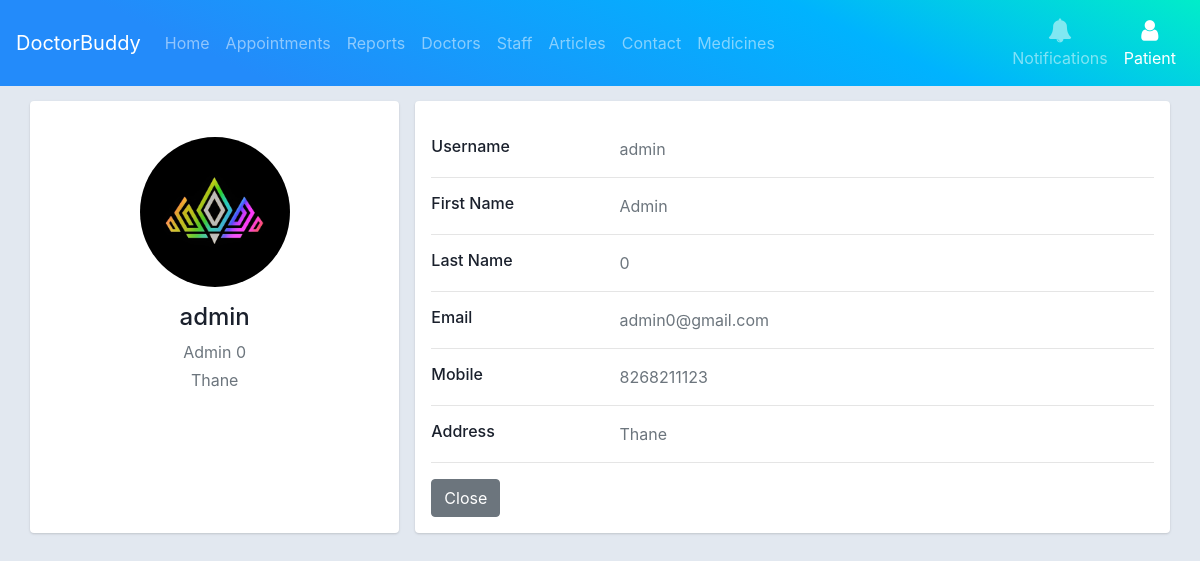
The page /user-profile/1/ (signed in) on the database its author committed.
### mainapp/models.py (models this page shows, shortened)
class User(AbstractUser):
    user_mobile = models.IntegerField(null=True)
    user_address = models.TextField(verbose_name='Address', blank=True, null=True)
    user_image = models.ImageField(blank=True, null=True, upload_to='profileimages/', )
    is_hospital_staff = models.BooleanField(verbose_name="Hospital Staff", default=False, )
    is_patient = models.BooleanField(verbose_name="Patient", default=False, )
    is_doctor = models.BooleanField(verbose_name="Doctor", default=False, )
    objects = UserManager()
    class Meta:
        verbose_name_plural = '1. Users'

### mainapp/views.py (the view)
# urls.py: path('user-profile/<int:pid1>/', views.user_profile, name='user_profile'),
@login_required(login_url='login')
def user_profile(request, pid1):
    objnotify = allnotification(request)
    user = User.objects.get(id=pid1)
    context = {'user': user, 'objnotify': objnotify}
    return render(request, 'user_profile.html', context)

### templates/user_profile.html (shortened to what this page needs)
{% extends "base.html" %}
{%block maincontent%}
<div class="container-fluid">
    <div class="main-body">
        <div class="row gutters-sm">
            <div class="col-md-4 mb-3">
                <div class="card" style="height: 100%;">
                    <div class="card-body" style="margin-top: 20px;">
                        <div class="d-flex flex-column align-items-center text-center">
                            <img src="{% if user.user_image %}{{user.user_image.url}}{% endif %}" alt="Admin" class="rounded-circle" width="150">
                            <div class="mt-3">
                                <h4>{{user.username}}</h4>
                                <p class="text-secondary mb-1">{{user.first_name}} {{user.last_name}}</p>
                                <p class="text-muted font-size-sm">{{user.user_address}}</p>
                            </div>
                        </div>
                    </div>
                </div>
            </div>
            <div class="col-md-8">
                <div class="card mb-3">
                    <div class="card-body" style="margin-top: 20px;">
                    	<div class="row">
                            <div class="col-sm-3">
                                <h6 class="mb-0">Username</h6>
                            </div>
                            <div class="col-sm-9 text-secondary">
                                {{user.username}}
                            </div>
                        </div>
                        <hr>
                        <div class="row">
                            <div class="col-sm-3">
                                <h6 class="mb-0">First Name</h6>
                            </div>
                            <div class="col-sm-9 text-secondary">
                                {{user.first_name}}
                            </div>
                        </div>
                        <hr>
                        <div class="row">
                            <div class="col-sm-3">
                                <h6 class="mb-0">Last Name</h6>
                            </div>
                            <div class="col-sm-9 text-secondary">
                                {{user.last_name}}
                            </div>
                        </div>
                        <hr>
                        <div class="row">
                            <div class="col-sm-3">
                                <h6 class="mb-0">Email</h6>
                            </div>
                            <div class="col-sm-9 text-secondary">
                                {{user.email}}
                            </div>
                        </div>
                        <hr>
                        <div class="row">
                            <div class="col-sm-3">
                                <h6 class="mb-0">Mobile</h6>
                            </div>
                            <div class="col-sm-9 text-secondary">
                                {{user.user_mobile}}
                            </div>
                        </div>
                        <hr>
                        <div class="row">
                            <div class="col-sm-3">
                                <h6 class="mb-0">Address</h6>
                            </div>
                            <div class="col-sm-9 text-secondary">
                                {{user.user_address}}
                            </div>
                        </div>
                        <hr>
                        <div class="row">
                            <div class="col-sm-9 text-secondary">
                                <a href="{{ request.META.HTTP_REFERER }}" class="btn btn-secondary">Close</a>
                            </div>
                        </div>
                    </div>
                </div>
            </div>
        </div>
    </div>
</div>
{%endblock%}

### templates/user_profile.html (style rules this page uses)
body { color: #1a202c; text-align: left; background-color: #e2e8f0; }
.main-body { padding: 15px; }
.card { box-shadow: 0 1px 3px 0 rgba(0, 0, 0, .1), 0 1px 2px 0 rgba(0, 0, 0, .06); }
.card { position: relative; display: flex; flex-direction: column; min-width: 0; word-wrap: break-word; background-color: #fff; background-clip: border-box; border: 0 solid rgba(0, 0, 0, .125); border-radius: .25rem; }
.card-body { flex: 1 1 auto; min-height: 1px; padding: 1rem; }
.gutters-sm { margin-right: -8px; margin-left: -8px; }
.gutters-sm>.col, .gutters-sm>[class*=col-] { padding-right: 8px; padding-left: 8px; }
.mb-3, .my-3 { margin-bottom: 1rem !important; }

### rows shown on the page
User: user_image (picture), username "admin", first_name "Admin", last_name "0", user_address "Thane", email "admin0@gmail.com", user_mobile "8268211123"
